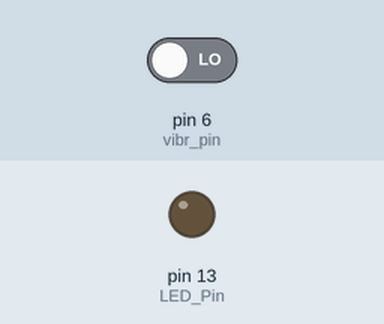
Bench run of a sketch on a simulated Arduino Uno, built with avr-gcc and run on an emulated ATmega328P. Shown: output pins drawn as LEDs (lit = HIGH). The inputs (shaded band) are chosen by the test bench; at power-on: pin 6 (vibr_pin) LOW. What the sketch prints to the serial monitor is not drawn.

Above: at 1.2 s.
1.3 s: pin 6 (vibr_pin) driven HIGH
At 2.1 s:
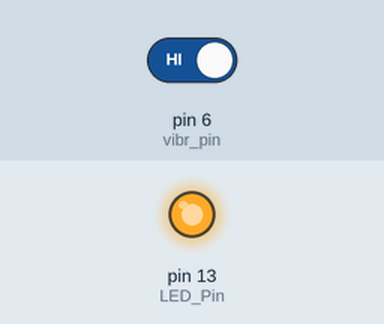
4.3 s: pin 6 (vibr_pin) driven LOW
At 5.7 s:
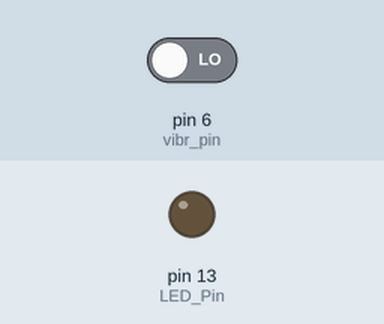
Timing chart, 0 to 7.3 s (numbered marks = the images above; inputs shaded):
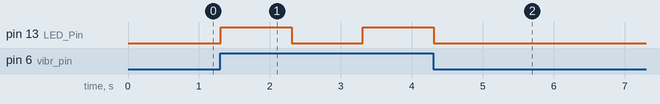

The sketch:

test.ino
```cpp
int vibr_pin=6;
int LED_Pin=13;

void setup() {
  // put your setup code here, to run once:
Serial.begin(9600);
pinMode(vibr_pin,INPUT);
pinMode(LED_Pin,OUTPUT);
}

void loop() {
  // put your main code here, to run repeatedly:
int val=digitalRead(vibr_pin);
Serial.println(val);
if(val==1)
  {
    digitalWrite(LED_Pin,HIGH);
    delay(1000);
    digitalWrite(LED_Pin,LOW);
    delay(1000);
   }
   else
   digitalWrite(LED_Pin,LOW);
}
```

Measured:
- after the input at 1.3 s, pin 13 (LED_Pin): LOW → HIGH at once, → LOW 1.0 s later, → HIGH 1.0 s later
- after the input at 4.3 s, pin 13 (LED_Pin): goes on until 4.3 s, then stays LOW
